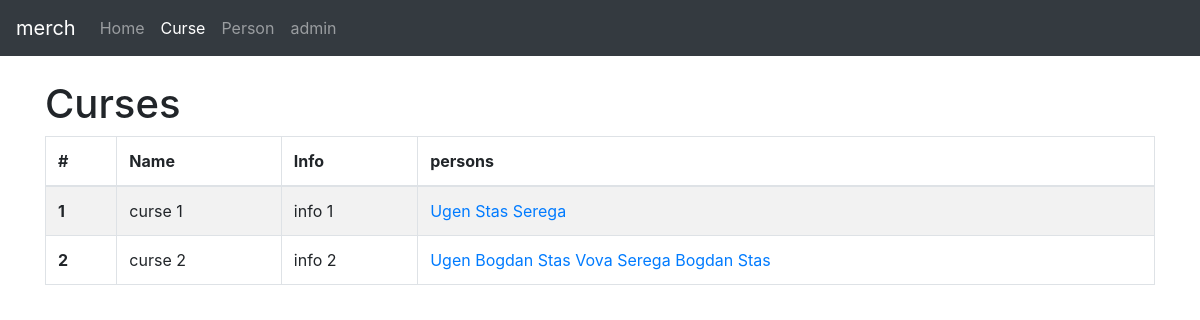
The page /curse/ on the database as committed earlier.
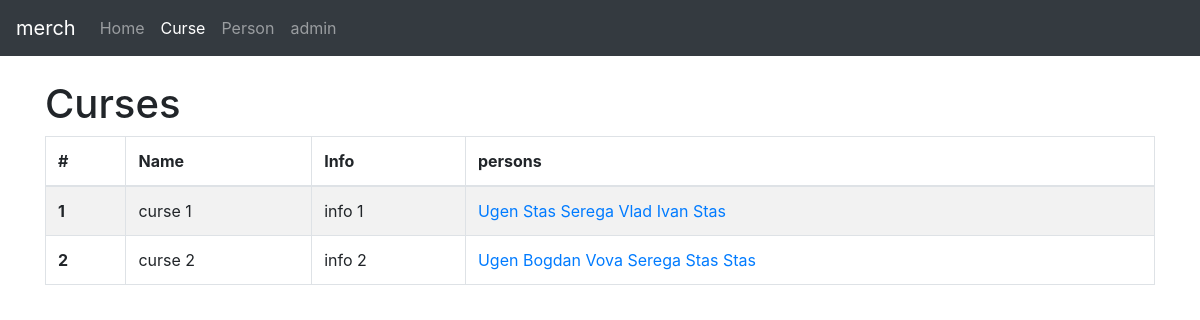
The same page on the database as committed later.
### person/models.py (models this page shows, shortened)
class Curse(models.Model):
	name = models.CharField(max_length=255)
	info = models.TextField()

class Person(models.Model):
	name = models.CharField(max_length=255)
	surname = models.CharField(max_length=255)
	date_of_birth = models.DateField()
	email = models.EmailField()
	phone = models.CharField(max_length=255, blank=True)
	curse = models.ManyToManyField(Curse, blank=True)

### person/views.py (the view)
# urls.py: url(r'^curse/$', CurseList.as_view()),
class CurseList(ListView):
	model = Curse
	template_name = 'curse/curse_list.html'

### templates/curse/curse_list.html (shortened to what this page needs)
{%extends "baselist.html" %}
{% block curse %} active {% endblock %}
{% block nameList %}Curses{%endblock %}
{% block list %}
<thead>
  <tr>
    <th> # </th>
    <th> Name </th>
    <th> Info</th>
    <th> persons</th>
  </tr>
</thead>
<tbody>
  {%for curse in object_list %}
  <tr>
    <th scope="row">{{ curse.id }} </th>
    <td>{{ curse.name }} </td>
    <td>{{ curse.info }}</td>
    <td>
      {%for person in curse.person_set.all %}
      <a href="/person/{{person.id}}/">{{ person.name }} </a>
      {%endfor%}
    </td>
  </tr>
  {%endfor%}
</tbody>
{% endblock list %}

Rows that differ between the two databases and show on the page:
removed Person: name "Stas", shown under Curse "curse 2"
removed Person: name "Bogdan", shown under Curse "curse 2"
added Person: name "Vlad", shown under Curse "curse 1"
added Person: name "Ivan", shown under Curse "curse 1"
added Person: name "Stas"
